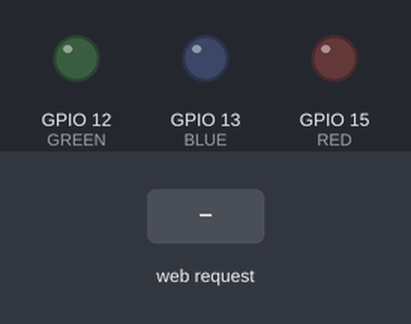
The program below on a simulated ESP8266 (NodeMCU). On the bench: output pins drawn as LEDs (lit = HIGH). Inputs (shaded band) come from the test bench. WiFi joins after 1.5 s; servers stay silent unless stated; what the program prints to the serial monitor is not drawn.

Above: at 3.7 s.
3.8 s: HTTP request GET /green/on received
At 4.1 s:
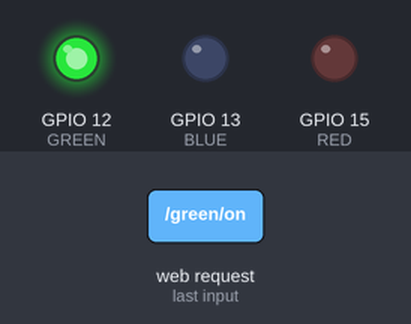
5.3 s: HTTP request GET /red/on received
At 6.4 s:
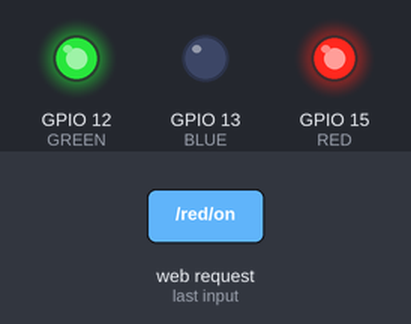
6.8 s: HTTP request GET /green/off received
At 7.6 s:
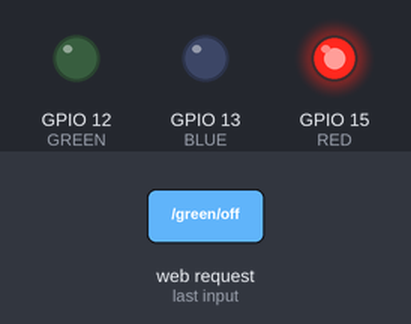
8.3 s: HTTP request GET /blue/on received
At 8.7 s:
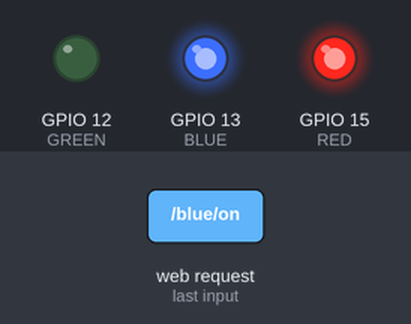
9.8 s: HTTP request GET /red/off received
At 11.0 s:
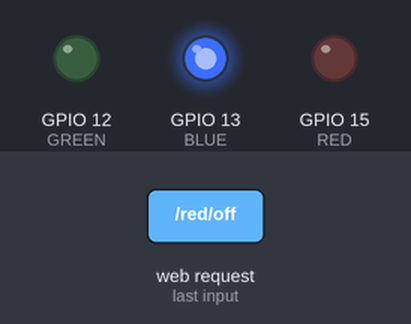
11.3 s: HTTP request GET /blue/off received
At 12.2 s:
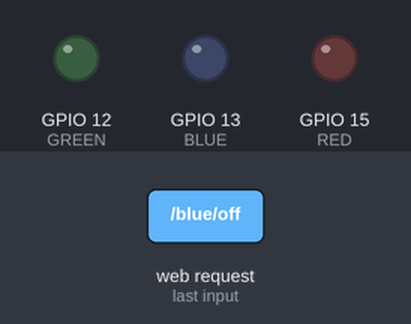
Timing chart, 0 to 13.8 s (numbered marks = the images above; inputs shaded):
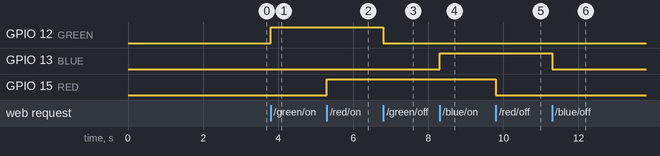

Measured:
- after the input at 3.8 s, GPIO 12 (GREEN): LOW → HIGH at once
- after the input at 5.3 s, GPIO 15 (RED): LOW → HIGH at once
- after the input at 6.8 s, GPIO 12 (GREEN): HIGH → LOW at once
- after the input at 8.3 s, GPIO 13 (BLUE): LOW → HIGH at once
- after the input at 9.8 s, GPIO 15 (RED): HIGH → LOW at once
- after the input at 11.3 s, GPIO 13 (BLUE): HIGH → LOW at once

The program:

main.cpp
```cpp
#include <Arduino.h>

#include <ESP8266WiFi.h>
#include <ESP8266WebServer.h>
#include <ESP8266mDNS.h>

const int RED = 15;
const int GREEN = 12;
const int BLUE = 13;


MDNSResponder mdns;

// Replace with your network credentials
const char *ssid = "BlazingBilby";
const char *password = "BilbyHillock";

ESP8266WebServer server(80);

String webPage = "";


void setup(void) {
    webPage += "<h1>ESP8266 Web Server</h1>";
    webPage += "<p>GREEN<a href=\"/green/on\"><button>ON</button></a>&nbsp;<a href=\"/green/off\"><button>OFF</button></a></p>";
    webPage += "<p>RED<a href=\"/red/on\"><button>ON</button></a>&nbsp;<a href=\"/red/off\"><button>OFF</button></a></p>";
    webPage += "<p>BLUE<a href=\"/blue/on\"><button>ON</button></a>&nbsp;<a href=\"/blue/off\"><button>OFF</button></a></p>";

    // preparing GPIOs
    pinMode(RED, OUTPUT);
    pinMode(GREEN, OUTPUT);
    pinMode(BLUE, OUTPUT);

    delay(1000);
    Serial.begin(9600);
    WiFi.begin(ssid, password);
    Serial.println("");

    // Wait for connection
    while (WiFi.status() != WL_CONNECTED) {
        delay(500);
        Serial.print(".");
    }
    Serial.println("");
    Serial.print("Connected to ");
    Serial.println(ssid);
    Serial.print("IP address: ");
    Serial.println(WiFi.localIP());

    if (mdns.begin("esp8266", WiFi.localIP())) {
        Serial.println("MDNS responder started");
    }

    server.on("/", []() {
        server.send(200, "text/html", webPage);
    });
    server.on("/green/on", []() {
        server.send(200, "text/html", webPage);
        analogWrite(GREEN, 1023);
        delay(1000);
    });
    server.on("/green/off", []() {
        server.send(200, "text/html", webPage);
        analogWrite(GREEN, 0);
        delay(1000);
    });

    server.on("/red/on", []() {
        server.send(200, "text/html", webPage);
        analogWrite(RED, 1023);
        delay(1000);
    });
    server.on("/red/off", []() {
        server.send(200, "text/html", webPage);
        analogWrite(RED, 0);
        delay(1000);
    });

    server.on("/blue/on", []() {
        server.send(200, "text/html", webPage);
        analogWrite(BLUE, 1023);
        delay(1000);
    });
    server.on("/blue/off", []() {
        server.send(200, "text/html", webPage);
        analogWrite(BLUE, 0);
        delay(1000);
    });

    server.begin();
    Serial.println("HTTP server started");
}

void loop(void) {
    server.handleClient();
}
```
